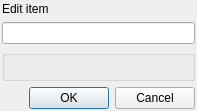
<?xml version="1.0" encoding="UTF-8"?>
<ui version="4.0">
 <class>EditItemDialogClass</class>
 <widget class="QDialog" name="EditItemDialogClass">
  <property name="windowModality">
   <enum>Qt::WindowModal</enum>
  </property>
  <property name="geometry">
   <rect>
    <x>0</x>
    <y>0</y>
    <width>197</width>
    <height>106</height>
   </rect>
  </property>
  <property name="sizePolicy">
   <sizepolicy hsizetype="Expanding" vsizetype="Expanding">
    <horstretch>0</horstretch>
    <verstretch>0</verstretch>
   </sizepolicy>
  </property>
  <property name="windowTitle">
   <string>Edit item</string>
  </property>
  <layout class="QVBoxLayout">
   <property name="leftMargin">
    <number>2</number>
   </property>
   <property name="topMargin">
    <number>2</number>
   </property>
   <property name="rightMargin">
    <number>2</number>
   </property>
   <property name="bottomMargin">
    <number>2</number>
   </property>
   <item>
    <widget class="QLabel" name="lblLabel">
     <property name="text">
      <string>Edit item</string>
     </property>
     <property name="textFormat">
      <enum>Qt::PlainText</enum>
     </property>
    </widget>
   </item>
   <item>
    <widget class="QLineEdit" name="lneEdit"/>
   </item>
   <item>
    <widget class="QGroupBox" name="grbTags">
     <property name="sizePolicy">
      <sizepolicy hsizetype="Expanding" vsizetype="Expanding">
       <horstretch>0</horstretch>
       <verstretch>0</verstretch>
      </sizepolicy>
     </property>
    </widget>
   </item>
   <item>
    <widget class="QDialogButtonBox" name="btbButtons">
     <property name="standardButtons">
      <set>QDialogButtonBox::Cancel|QDialogButtonBox::Ok</set>
     </property>
    </widget>
   </item>
  </layout>
 </widget>
 <layoutdefault spacing="6" margin="11"/>
 <resources/>
 <connections>
  <connection>
   <sender>btbButtons</sender>
   <signal>accepted()</signal>
   <receiver>EditItemDialogClass</receiver>
   <slot>accept()</slot>
   <hints>
    <hint type="sourcelabel">
     <x>26</x>
     <y>234</y>
    </hint>
    <hint type="destinationlabel">
     <x>4</x>
     <y>248</y>
    </hint>
   </hints>
  </connection>
  <connection>
   <sender>btbButtons</sender>
   <signal>rejected()</signal>
   <receiver>EditItemDialogClass</receiver>
   <slot>reject()</slot>
   <hints>
    <hint type="sourcelabel">
     <x>155</x>
     <y>240</y>
    </hint>
    <hint type="destinationlabel">
     <x>174</x>
     <y>248</y>
    </hint>
   </hints>
  </connection>
 </connections>
</ui>
